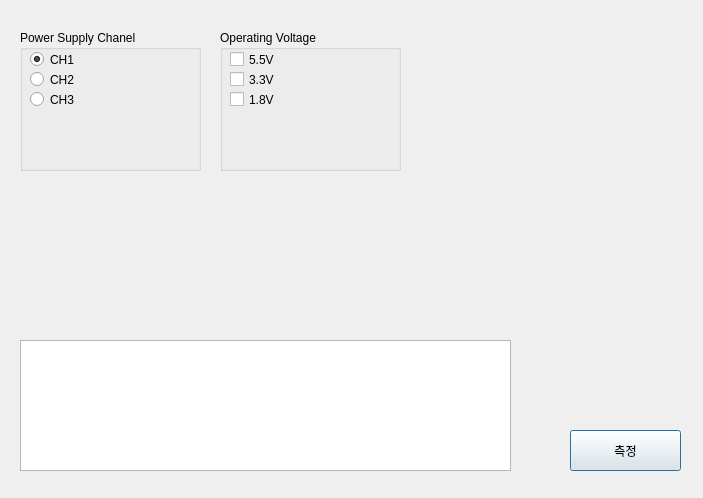
<?xml version="1.0" encoding="UTF-8"?>
<ui version="4.0">
 <class>Dialog</class>
 <widget class="QDialog" name="Dialog">
  <property name="geometry">
   <rect>
    <x>0</x>
    <y>0</y>
    <width>703</width>
    <height>498</height>
   </rect>
  </property>
  <property name="windowTitle">
   <string>Dialog</string>
  </property>
  <widget class="QGroupBox" name="checkBox_Volt">
   <property name="geometry">
    <rect>
     <x>220</x>
     <y>30</y>
     <width>181</width>
     <height>141</height>
    </rect>
   </property>
   <property name="title">
    <string>Operating Voltage</string>
   </property>
   <property name="flat">
    <bool>false</bool>
   </property>
   <property name="checkable">
    <bool>false</bool>
   </property>
   <widget class="QCheckBox" name="checkBox_5d5">
    <property name="geometry">
     <rect>
      <x>10</x>
      <y>20</y>
      <width>96</width>
      <height>19</height>
     </rect>
    </property>
    <property name="text">
     <string>5.5V</string>
    </property>
   </widget>
   <widget class="QCheckBox" name="checkBox_3d3">
    <property name="geometry">
     <rect>
      <x>10</x>
      <y>40</y>
      <width>96</width>
      <height>19</height>
     </rect>
    </property>
    <property name="text">
     <string>3.3V</string>
    </property>
   </widget>
   <widget class="QCheckBox" name="checkBox_1d8">
    <property name="geometry">
     <rect>
      <x>10</x>
      <y>60</y>
      <width>96</width>
      <height>19</height>
     </rect>
    </property>
    <property name="text">
     <string>1.8V</string>
    </property>
   </widget>
  </widget>
  <widget class="QGroupBox" name="groupBox_Chanel">
   <property name="geometry">
    <rect>
     <x>20</x>
     <y>30</y>
     <width>181</width>
     <height>141</height>
    </rect>
   </property>
   <property name="title">
    <string>Power Supply Chanel</string>
   </property>
   <widget class="QRadioButton" name="rButtons_ch1">
    <property name="geometry">
     <rect>
      <x>10</x>
      <y>20</y>
      <width>108</width>
      <height>19</height>
     </rect>
    </property>
    <property name="text">
     <string>CH1</string>
    </property>
    <property name="checked">
     <bool>true</bool>
    </property>
   </widget>
   <widget class="QRadioButton" name="rButtons_ch3">
    <property name="geometry">
     <rect>
      <x>10</x>
      <y>60</y>
      <width>108</width>
      <height>19</height>
     </rect>
    </property>
    <property name="text">
     <string>CH3</string>
    </property>
    <property name="checked">
     <bool>false</bool>
    </property>
   </widget>
   <widget class="QRadioButton" name="rButtons_ch2">
    <property name="geometry">
     <rect>
      <x>10</x>
      <y>40</y>
      <width>108</width>
      <height>19</height>
     </rect>
    </property>
    <property name="text">
     <string>CH2</string>
    </property>
    <property name="checked">
     <bool>false</bool>
    </property>
   </widget>
  </widget>
  <widget class="QPushButton" name="pButton_measure">
   <property name="geometry">
    <rect>
     <x>570</x>
     <y>430</y>
     <width>111</width>
     <height>41</height>
    </rect>
   </property>
   <property name="text">
    <string>측정</string>
   </property>
  </widget>
  <widget class="QTextBrowser" name="result_box">
   <property name="geometry">
    <rect>
     <x>20</x>
     <y>340</y>
     <width>491</width>
     <height>131</height>
    </rect>
   </property>
   <property name="tabChangesFocus">
    <bool>false</bool>
   </property>
  </widget>
 </widget>
 <resources/>
 <connections/>
</ui>
